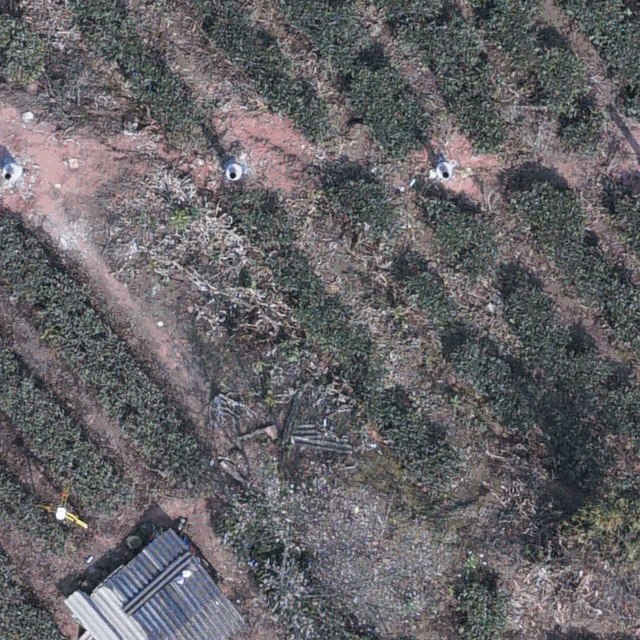
#> input picture dataset/images/train/06395b89-original_cropped_18560_13440.jpg, 640 x 640 px; its folder holds only this picture in this run
$ python make_big_test_image.py
#> lines starting #> are read from the running program, lines starting #| are printed output that depends on the picture
#!/usr/bin/env python3
"""Stitch the 640px dataset crops into one large aerial-style image.

The repo has no real 21537x17132 aerial TIFF, so we tile the val/train 640
crops into an ~NxM grid to produce a single big image used as the common input
for the C++ vs Python benchmark. Deterministic (sorted file order) so both
backends see identical pixels.
"""
from __future__ import annotations

import argparse
import math
from pathlib import Path

import cv2
import numpy as np


def collect_images(src: Path, limit: int | None) -> list[Path]:
    exts = {".jpg", ".jpeg", ".png", ".bmp", ".tif", ".tiff"}
    files = sorted(p for p in src.rglob("*") if p.suffix.lower() in exts)
    if not files:
        raise SystemExit(f"no images found under {src}")
    if limit:
        files = files[:limit]
    return files


def main() -> None:
    ap = argparse.ArgumentParser()
    ap.add_argument("--src", default="dataset/images", help="dir of 640 crops")
    ap.add_argument("--out", default="big_test.tif")
    ap.add_argument("--cols", type=int, default=0, help="grid columns (0 = auto ~square)")
    ap.add_argument("--tile", type=int, default=640)
    ap.add_argument("--limit", type=int, default=0, help="max source crops (0 = all)")
    args = ap.parse_args()

    files = collect_images(Path(args.src), args.limit or None)
    n = len(files)
    cols = args.cols or max(1, int(math.ceil(math.sqrt(n))))
    rows = int(math.ceil(n / cols))
    tile = args.tile

    canvas = np.full((rows * tile, cols * tile, 3), 114, dtype=np.uint8)
    for idx, fp in enumerate(files):
        img = cv2.imread(str(fp), cv2.IMREAD_COLOR)
#> img is the input picture: shape (640, 640, 3); mean B, G, R 102.6, 99.3, 101.2
        if img is None:
            continue
        if img.shape[0] != tile or img.shape[1] != tile:
            img = cv2.resize(img, (tile, tile))
        r, c = divmod(idx, cols)
        canvas[r * tile:(r + 1) * tile, c * tile:(c + 1) * tile] = img
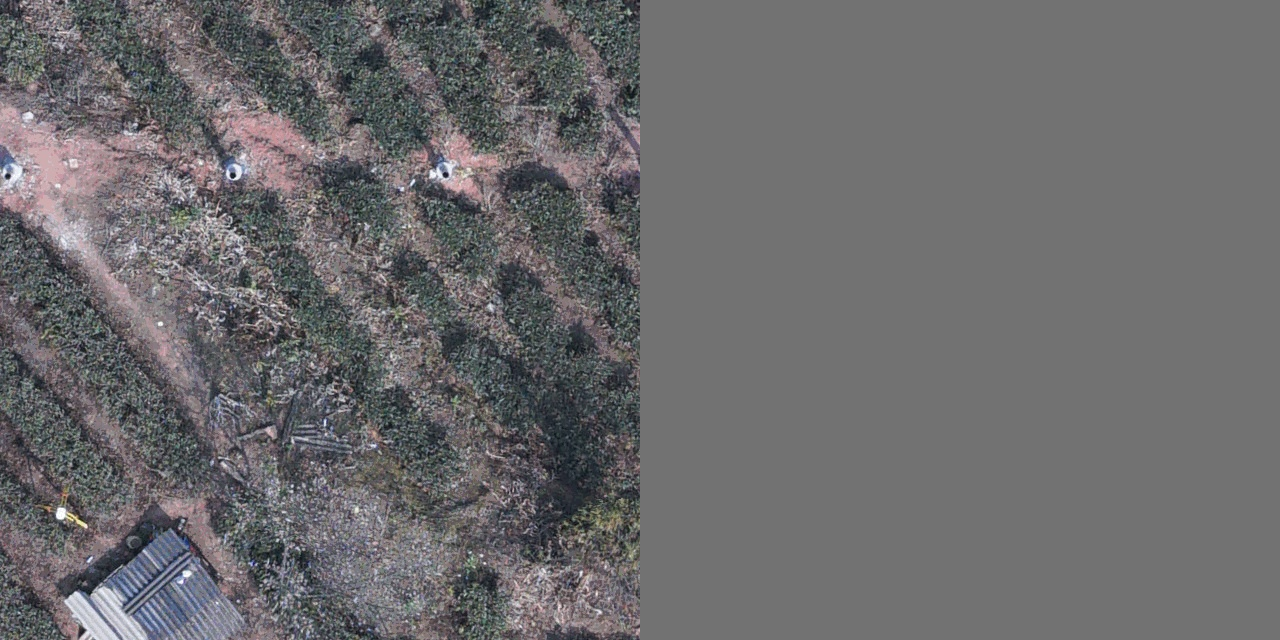
#> canvas: shape (640, 1280, 3); mean B, G, R 108.3, 106.7, 107.6
#> pass 2 of the loop in main, `for idx, fp in enumerate(files):`:
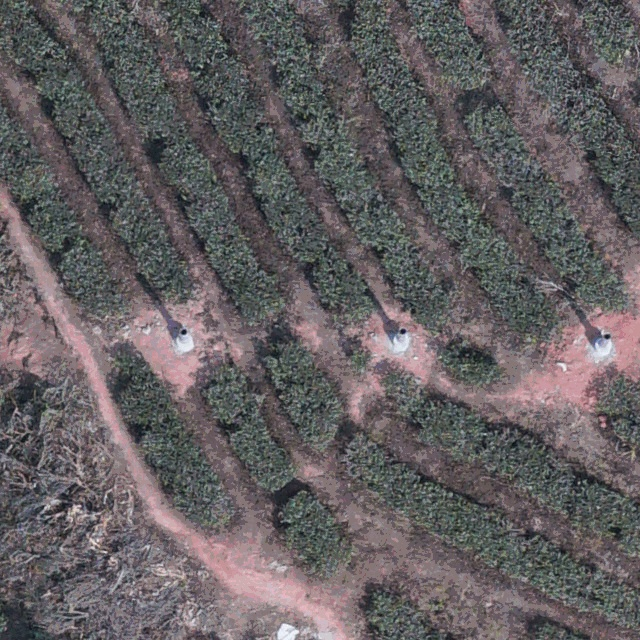
#> input picture dataset/images/val/3a50aa95-original_cropped_17920_14080.jpg, 640 x 640 px
#> in main, img is the input picture: shape (640, 640, 3); mean B, G, R 96.8, 95, 99.4
#> in main, `canvas[r * tile:(r + 1) * tile, c * tile:(c + 1) * tile] = img`:
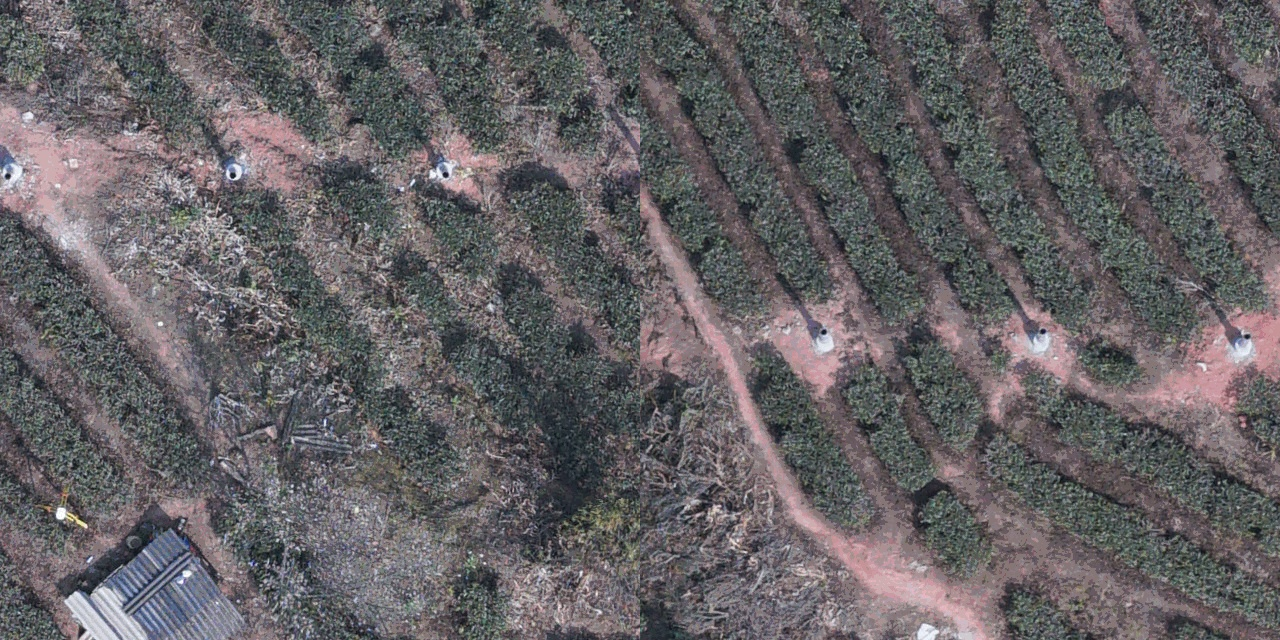
#> canvas: shape (640, 1280, 3); mean B, G, R 99.7, 97.2, 100.3

    out = Path(args.out)
    # Write a standard, tifffile-readable TIFF so the Python fast path
    # (MemmapTileReader -> tifffile.memmap, which expects RGB) and the C++ path
    # (cv2.imread -> BGR) both see identical pixels. cv2.imwrite produces a TIFF
    # that tifffile rejects ("bad magic number"), forcing a slow PIL fallback
    # that crashes on large crops, so we use tifffile directly and store RGB.
    if out.suffix.lower() in (".tif", ".tiff"):
        import tifffile

        tifffile.imwrite(str(out), cv2.cvtColor(canvas, cv2.COLOR_BGR2RGB))
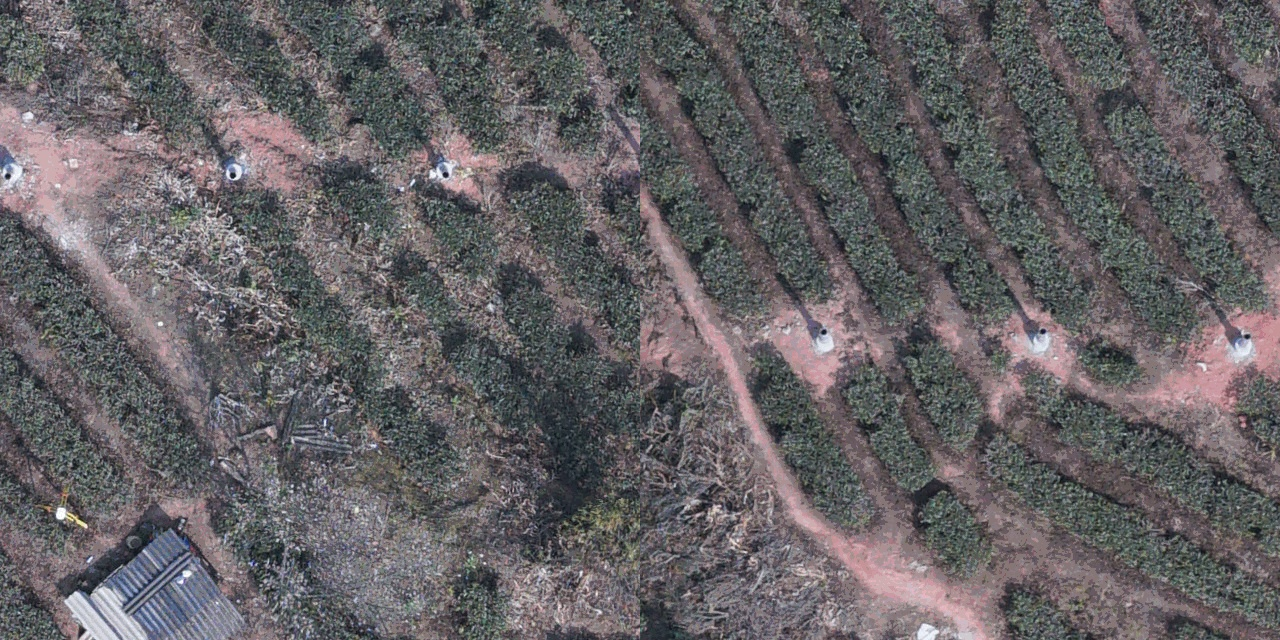
#> saved as big_test.tif: shape (640, 1280, 3); mean R, G, B 100.3, 97.2, 99.7
    else:
        cv2.imwrite(str(out), canvas)
    print(f"wrote {out} : {canvas.shape[1]}x{canvas.shape[0]} from {n} crops "
          f"({cols}x{rows} grid)")
#| wrote big_test.tif : 1280x640 from 2 crops (2x1 grid)


if __name__ == "__main__":
    main()
